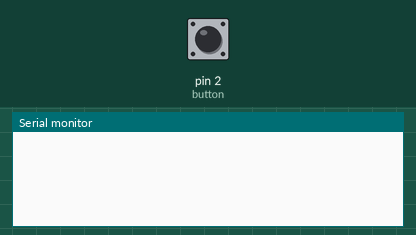
The sketch below on a simulated Arduino Uno, built with avr-gcc and run on an emulated ATmega328P. Parts: the last lines printed to the serial monitor. The test bench sets the inputs (shaded band); at power-on: pin 2 (button) HIGH.

Above: at 1.2 s.
1.3 s: pin 2 (button) pulled LOW for 0.25 s
At 2.6 s:
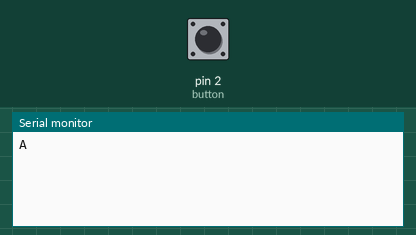
3.0 s: pin 2 (button) pulled LOW for 1 s
At 4.5 s:
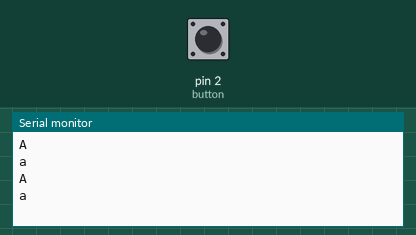

Measured:
- after the input at 1.3 s, the serial monitor: prints a new line after 0.10 s (image 1)
- after the input at 3.0 s, the serial monitor: prints a new line at once (image 2)

The sketch:

ButtonFAILSAFE.ino
```cpp
#define button 2
int value = 0;
void setup() {
  // put your setup code here, to run once:
  Serial.begin(9600);
  pinMode(button, INPUT_PULLUP);
}

void loop() {
  // put your main code here, to run repeatedly:
  int val = digitalRead(button);
  if(val == 0 && value == 0)
  {
    Serial.println("A");
    value = 1;
    delay(200);
  }
  else if(val == 0 && value == 1)
  {
    Serial.println("a");
    value = 0;
    delay(200);
  }
  delay(200);
}
```
